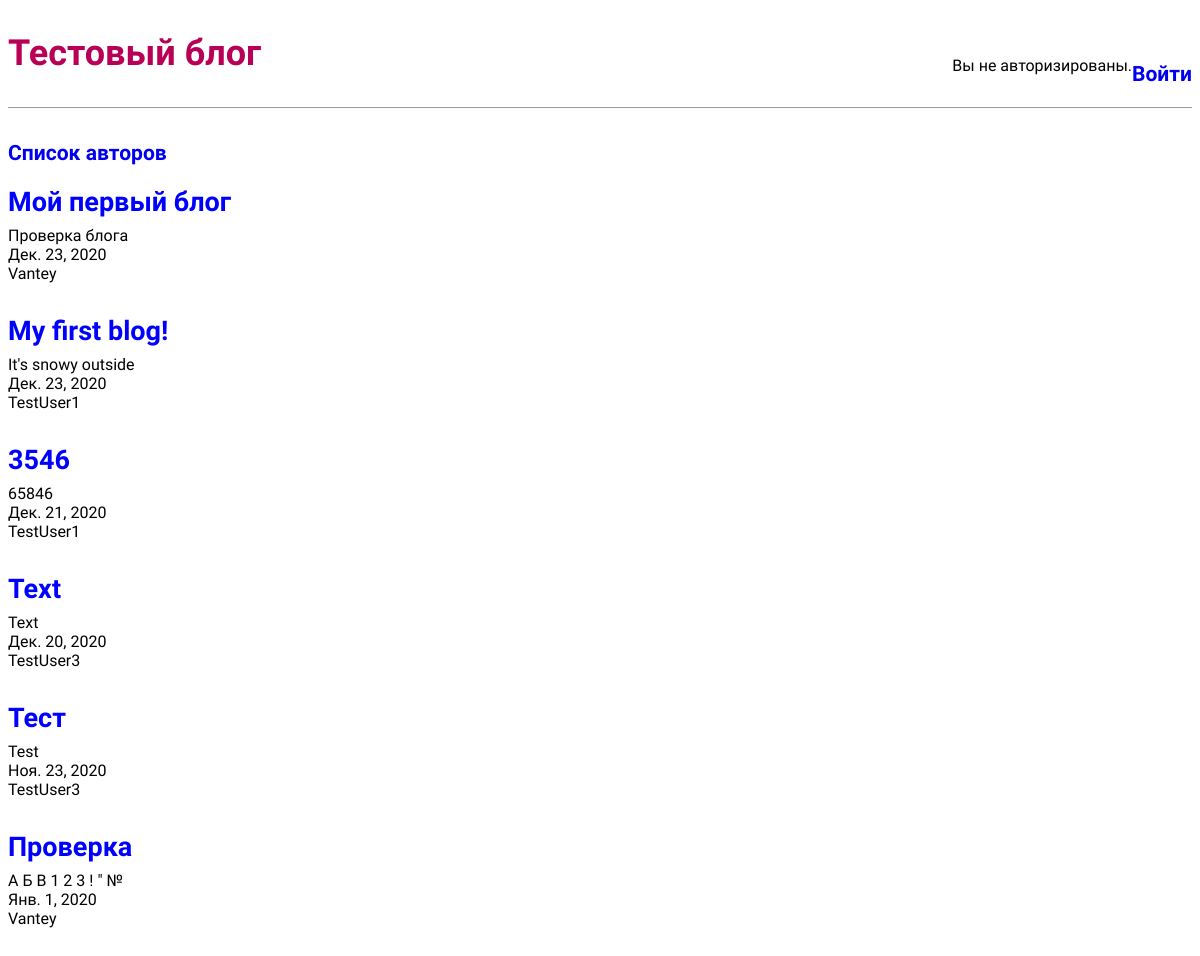
/feed/, run on the app's committed database.
### blog/models.py (models this page shows, shortened)
class Blog(models.Model):
    title = models.CharField(max_length=100)
    author = models.ForeignKey(BlogAuthor, on_delete=models.SET_NULL, null=True)
    blog_text = models.TextField(max_length=3000, help_text='Введите сюда текст вашего поста')
    blog_date = models.DateField(default=date.today)
    class Meta:
        ordering = ["-blog_date"]

class BlogAuthor(models.Model):
    user = models.OneToOneField(User, on_delete=models.SET_NULL, null=True)
    class Meta:
        ordering = ["user"]
    def __str__(self):
        return self.user.username

### blog/views.py (the view, shortened to what this page needs)
# urls.py: path('feed/', MySubscription.as_view(), name='user_subscription')
class MySubscription(ListView):     #Подписки не реализованны
    model = Blog
    template_name = 'user_subscription.html'

### templates/user_subscription.html
{% extends 'base.html' %}
{% block content %}
  {% for blog in object_list %}
    <div class="blog-entry">
      <h2><a href="{% url 'blog_detail' blog.pk %}">{{ blog.title }}</a></h2>
      <p>{{ blog.blog_text }}</p>
      <p>{{ blog.blog_date }}</p>
      <p>{{ blog.author }}</p>
    </div>
  {% endfor %}
{% endblock content %}

### static/css/base.css (style rules this page uses)
body { font-family: 'Source Sans Pro', sans-serif; font-size: 18px; }
p { font-family: 'Source Sans Pro', sans-serif; font-size: 16px; text-decoration: none; }
a, a:visited { text-decoration: none; }
.blog-entry { margin-bottom: 2rem; }
.blog-entry h2 { margin: 0.5rem 0; }
.blog-entry h2 a, .blog-entry h2 a:visited { color: blue; text-decoration: none; }
.blog-entry p { margin: 0; font-weight: 400; }

### data on the page
Blog: title "Мой первый блог", blog_text "Проверка блога", blog_date "Дек. 23, 2020", author "Vantey"
Blog: title "My first blog!", blog_text "It's snowy outside", blog_date "Дек. 23, 2020", author "TestUser1"
Blog: title "3546", blog_text "65846", blog_date "Дек. 21, 2020", author "TestUser1"
Blog: title "Text", blog_text "Text", blog_date "Дек. 20, 2020", author "TestUser3"
Blog: title "Тест", blog_text "Test", blog_date "Ноя. 23, 2020", author "TestUser3"
Blog: title "Проверка", blog_text "А Б В 1 2 3 ! \" №", blog_date "Янв. 1, 2020", author "Vantey"
